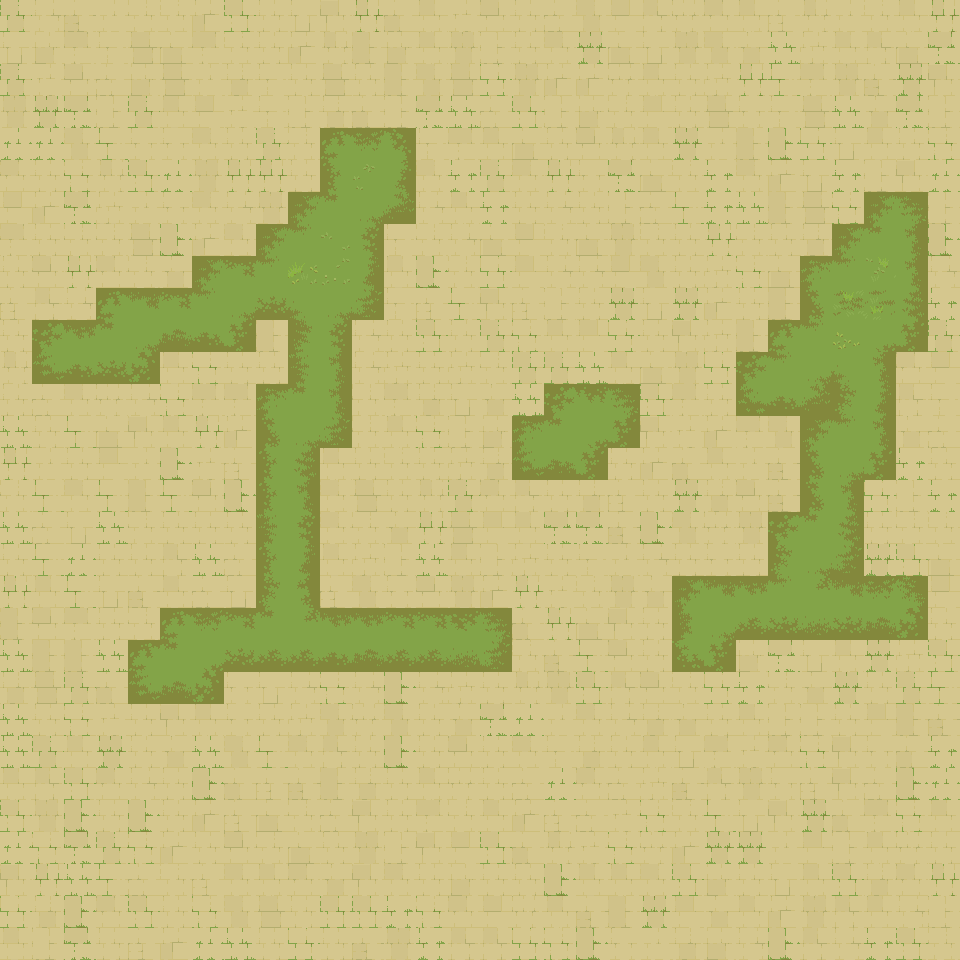

A 2D game scene composited from a Tiled map and its tileset images. What follows is a short description and the map's XML, with each tile layer's data collapsed to a summary:
An orthogonal 30x30 tile map with 32x32 px tiles, 4 tile layers (ground, water, walls-1-2-3-4, walls-5-6-7-8), 18 tilesets.

<map version="1.10" tiledversion="1.10.0" orientation="orthogonal" renderorder="right-down" width="30" height="30" tilewidth="32" tileheight="32" infinite="0" nextlayerid="17" nextobjectid="52">
 <properties>
  <property name="AutomappingRadius" type="int" value="4" />
 </properties>
 <tileset firstgid="1" source="Terrain - Ancient Ruins.tsx" />
 <tileset firstgid="2210" source="Ancient Ruins-Tileset - wall 1.tsx" />
 <tileset firstgid="2450" source="Ancient Ruins-Tileset - wall 3.tsx" />
 <tileset firstgid="2690" source="Ancient Ruins-Tileset - wall 4.tsx" />
 <tileset firstgid="2930" source="Ancient Ruins-Tileset - wall 5.tsx" />
 <tileset firstgid="3170" source="Ancient Ruins-Tileset - wall 6.tsx" />
 <tileset firstgid="3410" source="Ancient Ruins-Tileset - wall 7.tsx" />
 <tileset firstgid="3650" source="Ancient Ruins-Tileset - wall 8.tsx" />
 <tileset firstgid="3890" source="Ancient Ruins-Animated Terrains-16 frames.tsx" />
 <tileset firstgid="6230" source="Ancient Ruins-Animated Terrains-16 frames-with transparency.tsx" />
 <tileset firstgid="8570" source="Ancient Ruins-Animated Terrains-8 frames.tsx" />
 <tileset firstgid="9527" source="Ancient Ruins-Animated Terrains-8 frames-with transparency.tsx" />
 <tileset firstgid="10484" source="Ancient Ruins-Animated Terrains2-16 frames.tsx" />
 <tileset firstgid="12824" source="Ancient Ruins-Animated Terrains2-8 frames.tsx" />
 <tileset firstgid="13781" source="Ancient Ruins-Animated Terrains2-8 frames-with transparency.tsx" />
 <tileset firstgid="14738" source="Ancient Ruins-Animated Terrains2-16 frames-with transparency.tsx" />
 <tileset firstgid="17078" source="Ancient Ruins-Tileset-Terrain2.tsx" />
 <tileset firstgid="21108" source="Ancient Ruins-Tileset - wall 2.tsx" />
 <layer id="13" name="ground" width="30" height="30">
  <data>[900 cells, 900 non-empty, 105 distinct tile ids]</data>
 </layer>
 <layer id="15" name="water" width="30" height="30">
  <data>[900 cells, 0 non-empty, 0 distinct tile ids]</data>
 </layer>
 <layer id="1" name="walls-1-2-3-4" width="30" height="30">
  <data>[900 cells, 0 non-empty, 0 distinct tile ids]</data>
 </layer>
 <layer id="6" name="walls-5-6-7-8" width="30" height="30">
  <data>[900 cells, 0 non-empty, 0 distinct tile ids]</data>
 </layer>
 <objectgroup id="16" name="objects" />
</map>
